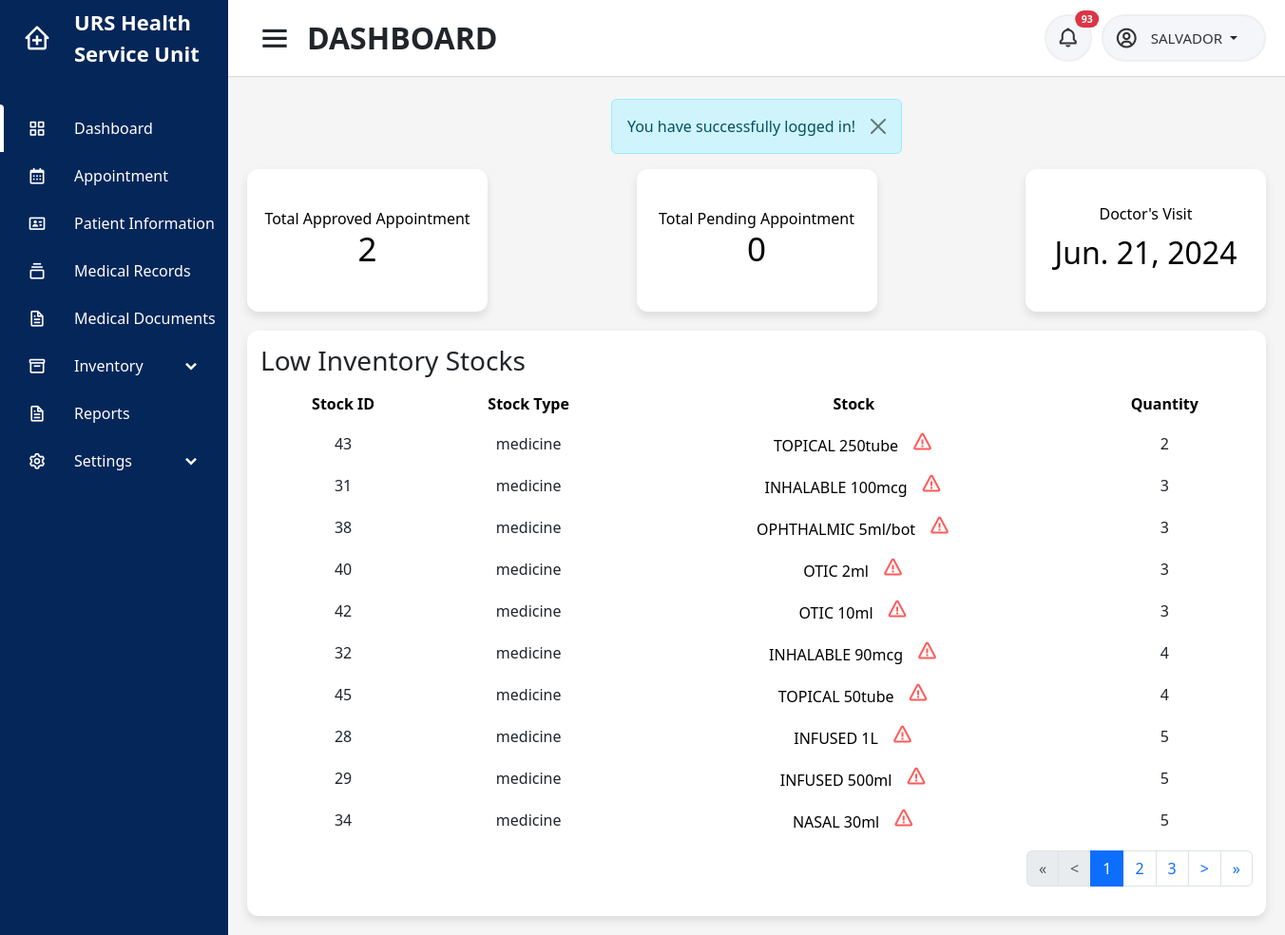
The page /users/nurse/dashboard (signed in) on the database its author committed.
### tables this page shows
CREATE TABLE `schedule` (
  `id` int(11) NOT NULL,
  `physician` varchar(45) NOT NULL,
  `name` text NOT NULL,
  `date` date NOT NULL,
  `time_from` time NOT NULL,
  `time_to` time NOT NULL,
  `campus` varchar(45) NOT NULL,
  `maxp` int(11) NOT NULL,
  `status` varchar(45) NOT NULL DEFAULT 'PENDING',
  `reason` text DEFAULT NULL
);

CREATE TABLE `inv_total` (
  `id` int(11) NOT NULL,
  `campus` varchar(45) NOT NULL,
  `type` varchar(45) NOT NULL,
  `stockid` varchar(45) NOT NULL,
  `stock_name` tinytext NOT NULL,
  `open` int(11) NOT NULL,
  `closed` int(11) NOT NULL,
  `qty` int(11) NOT NULL,
  `unit_cost` float NOT NULL,
  `datetime` datetime NOT NULL
);

### includes/pagination-limit.php (called while the page is built, shortened)
<?php
$rows_per_page = 10;
$page = isset($_GET['page']) ? $_GET['page'] : 1;
$start = ($page - 1) * $rows_per_page;

### users/nurse/dashboard.php (the view, shortened to what this page needs)
<?php
include('../../connection.php');
$userid = $_SESSION['userid'];
$campus = $_SESSION['campus'];
$name = $_SESSION['username'];
$today = date("Y-m-d");
include('../../includes/pagination-limit.php');
?>
<!DOCTYPE html>
<html lang="en" dir="ltr">
<head>
  <?php include('../../includes/header.php'); ?>
</head>
<body id="<?php echo $id ?>">
  <?php include('../../includes/sidebar.php') ?>
  <section class="home-section">
    <nav>
      <div class="sidebar-button">
        <i class='bx bx-menu sidebarBtn'></i>
        <span class="dashboard">DASHBOARD</span>
      </div>
      <div class="right-nav">
        <div class="notification-button">
          <button type="button" class="btn btn-sm position-relative" onclick="window.location.href = 'notification'">
            <i class='bx bx-bell'></i>
            <?php
            $sql = "SELECT au.id, au.user, au.campus, au.activity, au.datetime, au.status, ac.firstname, ac.middlename, ac.lastname, ac.campus, i.image FROM audit_trail au INNER JOIN account ac ON ac.accountid = au.user INNER JOIN patient_image i ON i.patient_id = au.user WHERE ((au.activity LIKE '%added a walk-in schedule%' AND au.activity LIKE '%$campus%') OR (au.activity LIKE '%cancelled a walk-in schedule%' AND au.activity LIKE '%$campus%') OR au.activity LIKE 'sent%' OR au.activity LIKE 'cancelled%' OR au.activity LIKE 'uploaded medical document%' OR au.activity LIKE '%expired%') AND au.status='unread' AND au.user != '$userid' ORDER BY au.datetime DESC";
            $result = mysqli_query($conn, $sql);
            if ($row = mysqli_num_rows($result)) {
            ?>
              <span class="position-absolute top-0 start-100 translate-middle badge rounded-pill bg-danger">
                <?= $row ?>
              </span>
            <?php
            }
            ?>
          </button>
        </div>
        <div class="profile-details">
          <i class='bx bx-user-circle'></i>
          <div class="dropdown">
            <a class="btn dropdown-toggle" href="#" role="button" data-bs-toggle="dropdown" aria-expanded="false">
              <span class="admin_name">
                <?php
                echo $name ?>
              </span>
            </a>
          </div>
        </div>
      </div>
    </nav>
    <div class="home-content">
      <?php
      include('../../includes/alert.php')
      ?>
      <div class="overview-boxes">
        <?php
        include('../../includes/alert.php')
        ?>
        <button type=button class="box" style="border: none;" onclick="window.location.href = 'appointment?tab=approved'">
          <div class="right-side">
            <div class="box-topic">Total Approved Appointment</div>
            <div class="number">
              <?php
              $query = "SELECT * from appointment WHERE status='APPROVED' AND date = '$today' AND status != 'COMPLETED'";
              $result = mysqli_query($conn, $query);
              $totalCount = mysqli_num_rows($result);
              echo $totalCount;
              ?>
            </div>
          </div>
        </button>
        <button type=button class="box" style="border: none;" onclick="window.location.href = 'appointment?tab=pending'">
          <div class="right-side">
            <div class="box-topic">Total Pending Appointment</div>
            <div class="number">
              <?php
              $query = "SELECT * from appointment WHERE status='Pending'";
              $result = mysqli_query($conn, $query);
              $totalCount = mysqli_num_rows($result);
              echo $totalCount;
              ?>
            </div>
          </div>
        </button>
        <button type=button class="box" style="border: none;" onclick="window.location.href = 'doc_visit_schedpage'">
          <div class="right-side">
            <div class="box-topic">Doctor's Visit<p>
            </div>
            <div class="number">
              <?php
              $date = date("Y-m-d");
              $query = "SELECT date, campus FROM schedule WHERE date >= '$date' AND campus = '$campus'";
              $result = mysqli_query($conn, $query);
              if (mysqli_num_rows($result) > 0) {
                while ($data = mysqli_fetch_array($result)) {
                  $date = date("Y-m-d");
                  if ($data['date'] == $date) {
                    $sched = "TODAY";
                  } else {
                    $sched = $data['date'];
                  }
                }
                echo "<h2>" . date("M. d, Y", strtotime($sched)) . "</h2>";
              } else {
                echo "N/A";
              }
              ?>
            </div>
          </div>
        </button>
        <div class="content">
          <h3>Low Inventory Stocks</h3>
          <div class="row">
            <div class="col-sm-12">
              <div class="table-responsive">
                <table class="table table-borderless table-inv">
                  <thead>
                    <tr>
                      <th>Stock ID</th>
                      <th>Stock Type</th>
                      <th>Stock</th>
                      <th>Quantity</th>
                    </tr>
                  </thead>
                  <tbody>
                    <?php
                    $sql = "SELECT * FROM inv_total WHERE qty <= 10 AND campus='$campus' ORDER BY type, qty LIMIT $start, $rows_per_page";
                    $result = mysqli_query($conn, $sql);
                    if ($result) {
                      if (mysqli_num_rows($result) > 0) {
                        foreach ($result as $data) {
                    ?>
                          <td><?php echo $data['stockid']; ?></td>
                          <td><?php echo $data['type']; ?></td>
                          <?php
                          if ($data['type'] == 'supply') {
                          ?>
                            <td><a class="stock_name" href="sup_stocks_total.php?supply=<?php echo urlencode(substr($data['stock_name'], 0, 10)); ?>"><span><?php echo $data['stock_name']; ?></span></a> &ThickSpace; <i style="font-size: 24px;" class='bx bx-error error'></i></td>
                          <?php
                          } else {
                          ?>
                            <td><a class="stock_name" href="med_stocks_total.php?medicine=<?php echo urlencode(substr($data['stock_name'], 0, 10)); ?>"><span><?php echo $data['stock_name']; ?></span></a> &ThickSpace; <i style="font-size: 24px;" class='bx bx-error error'></i></td>
                          <?php } ?>
                          <td><?php echo $data['qty']; ?></td>
                        <?php
                        }
                        ?>
                    <?php
                      }
                    }
                    ?>
                  </tbody>
                </table>
                <?php include('../../includes/pagination.php'); ?>
              </div>
            </div>
          </div>
        </div>
      </div>
    </div>
  </section>
</body>
</html>

### css/dashboard.css (style rules this page uses)
.home-section { position: relative; background: #f5f5f5; min-height: 100vh; width: calc(100% - 240px); left: 240px; transition: all 0.5s ease; }
.home-section nav { display: flex; justify-content: space-between; height: 80px; background: #fff; align-items: center; position: fixed; width: calc(100% - 240px); left: 240px; z-index: 100; padding: 0 20px 0 30px; box-shadow: 0 1px 1px rgba(0, 0, 0, 0.1); transition: all 0.5s ease; }
.home-section nav .sidebar-button { display: flex; align-items: center; font-size: 32px; font-weight: 600; }
nav .sidebar-button i { font-size: 38px; margin-right: 15px; }
.home-section .right-nav { display: flex; }
.home-section .profile-details { display: flex; align-items: center; background: #f5f6fa; border: 2px solid #efeef1; border-radius: 50px; height: 50px; padding: 0 15px 0 2px; margin-left: 10px; }
.home-section nav .notification-button { display: flex; align-items: center; justify-content: center; background: #f5f6fa; border: 2px solid #efeef1; border-radius: 50px; height: 50px; min-width: 50px; }
nav .notification-button i { font-size: 24px; color: #333; }
.home-section nav .notification-button button { display: flex; justify-content: center; align-items: center; height: 42px; min-width: 30px; border-radius: 50%; }
nav .profile-details .admin_name { font-size: 15px; font-weight: 500; color: #333; white-space: nowrap; }
nav .profile-details i { font-size: 25px; color: #333; padding-left: 10px; }
.home-section .home-content { position: relative; justify-content: center; padding-top: 104px; }
.home-content .overview-boxes { display: flex; align-items: center; justify-content: space-between; flex-wrap: wrap; padding: 0 20px; }
.overview-boxes .box { display: flex; align-items: center; justify-content: center; width: calc(100% / 4 - 15px); height: 150px; background: #fff; padding: 15px 14px; border-radius: 12px; margin-bottom: 20px; box-shadow: 0 5px 10px rgba(0, 0, 0, 0.1); }
.home-content .overview-boxes .content { margin-bottom: 20px; width: 100%; background: #fff; padding: 15px 14px; border-radius: 12px; box-shadow: 0 5px 10px rgba(0, 0, 0, 0.1); }
.home-content .table-inv { width: 100%; margin-bottom: 10px; align-items: center; }
.home-content .table-inv th { color: #000; }
.home-content .table-inv tr, td, th { border: none; padding: 8px; text-align: center; }
.home-content .box .number { display: flex; justify-content: center; font-size: 35px; margin-top: -6px; font-weight: 500; }
.home-content table { border-collapse: collapse; width: 100%; vertical-align: middle; }
.home-content tr, td, th { border: 1px solid #081d45; padding: 8px; text-align: center; }
:root { --Red: hsl(1, 90%, 64%); --Blue: hsl(219, 85%, 26%); --White: hsl(0, 0%, 100%); --Very-light-grayish-blue: hsl(210, 60%, 98%); --Light-grayish-blue-1: hsl(211, 68%, 94%); --Light-grayish-blue-2: hsl(205, 33%, 90%); --Grayish-blue: hsl(219, 14%, 63%); --Dark-grayish-blue: hsl(219, 12%, 42%); --Very-dark-blue: hsl(224, 21%, 14%); }
.content .error { color: rgb(255, 90, 90); }
.content .stock_name { text-decoration: none; color: #000; }

### rows shown on the page
schedule: date "Jun. 21, 2024"
inv_total: stockid "43", type "medicine", stock_name "TOPICAL 250tube", qty "2"
inv_total: stockid "31", type "medicine", stock_name "INHALABLE 100mcg", qty "3"
inv_total: stockid "38", type "medicine", stock_name "OPHTHALMIC 5ml/bot", qty "3"
inv_total: stockid "40", type "medicine", stock_name "OTIC 2ml", qty "3"
inv_total: stockid "42", type "medicine", stock_name "OTIC 10ml", qty "3"
inv_total: stockid "32", type "medicine", stock_name "INHALABLE 90mcg", qty "4"
inv_total: stockid "45", type "medicine", stock_name "TOPICAL 50tube", qty "4"
inv_total: stockid "28", type "medicine", stock_name "INFUSED 1L", qty "5"
inv_total: stockid "29", type "medicine", stock_name "INFUSED 500ml", qty "5"
inv_total: stockid "34", type "medicine", stock_name "NASAL 30ml", qty "5"

### other values the page prints
$row "93"
$name "SALVADOR"
$_SESSION['alert'] "You have successfully logged in!"
$totalCount "2"
$totalCount "0"
